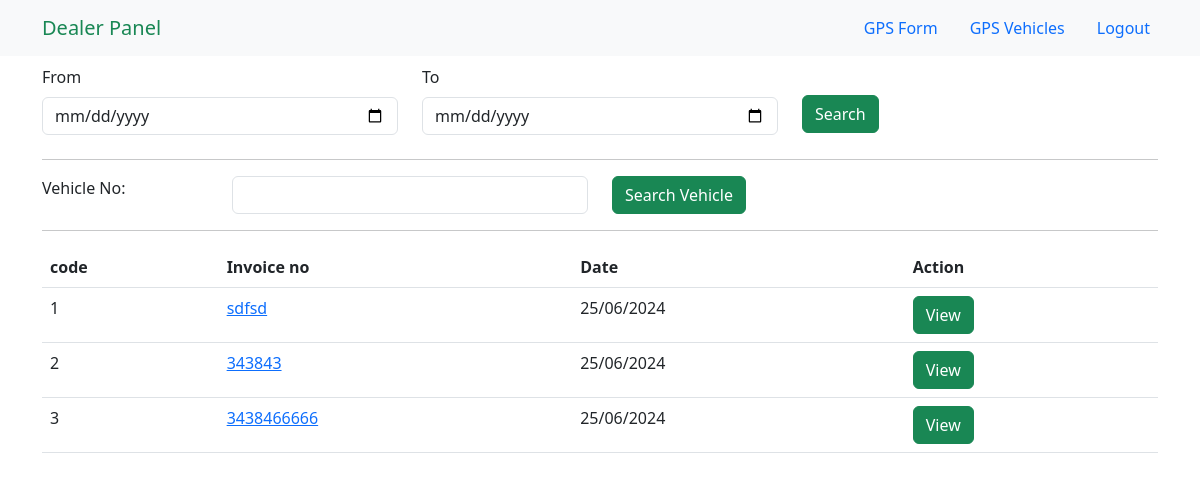
/gps_search/, run on the app's committed database.
### rtoapp/models.py (models this page shows)
class gpsVehicle(models.Model):
    invoice_no = models.CharField(max_length=100)
    gps_serial_no = models.CharField(max_length=100)
    gps_model = models.CharField(max_length=100)
    registration_date = models.DateField()
    engine_no = models.CharField(max_length=100)
    network = models.CharField(max_length=100)
    vehicle_make = models.CharField(max_length=100)
    vehicle_model = models.CharField(max_length=100)
    registration_no = models.CharField(max_length=100)
    chassis_no = models.CharField(max_length=100)
    dealer = models.CharField(max_length=100)
    location_primary = models.CharField(max_length=100)
    customer_name = models.CharField(max_length=100)
    customer_address = models.CharField(max_length=100)
    location_secondary = models.CharField(max_length=100)
    mobile_no = models.CharField(max_length=100)
    created_at = models.DateTimeField(auto_now_add=True)

### rtoapp/views.py (the view)
# urls.py: path('gps_search/', views.gps_search, name='gps_search'),
def gps_search(request):
    if request.method == 'POST':
        from_date = request.POST.get('from_date')
        to_date = request.POST.get('to_date')
        vecregno = request.POST.get('vecregno')
        gps_vehicles = gpsVehicle.objects.all()
        if from_date and to_date:
            gps_vehicles = gps_vehicles.filter(created_at__gte=from_date, created_at__lte=to_date)
        if vecregno:
            gps_vehicles = gps_vehicles.filter(registration_no__icontains=vecregno)
        return render(request, 'gps_search.html', {'gps_vehicles': gps_vehicles})
    else:
        gps_vehicles = gpsVehicle.objects.all()
        return render(request, 'gps_search.html', {'gps_vehicles': gps_vehicles})

### templates/gps_search.html (shortened to what this page needs)
{% extends 'base.html' %}
{% load static %}
{% block link %} {% static 'css/search.css' %} {% endblock link %}
{% block navbar %}
{% include 'nav.html' %}
{% endblock navbar %}
{% block content %}
<body data-aos-easing="ease-in-out" data-aos-duration="1000" data-aos-delay="0">
    <main id="main" class="mt-5">
        <section class="inner-page">
            <div class="container">
                <form action="" method="post">
                    <div class="row">
                        <div class="col-md-4 col-sm-6 mb-2">
                            <label for="from_date" class="form-label">From</label>
                            <input type="date" name="from_date" id="from_date" class="form-control" value="">
                        </div>
                        <div class="col-md-4 col-sm-6 mb-2">
                            <label for="to_date" class="form-label">To</label>
                            <input type="date" name="to_date" id="to_date" class="form-control" value="">
                        </div>
                        <div class="col-md-4 col-sm-12 text-center text-sm-start" style="margin-top:30px;">
                            <input type="submit" class="btn btn-success" value="Search">
                        </div>
                    </div>
                </form>
                <hr>
                <form action="" method="post">
                    <div class="row">
                        <div class="col-lg-2">Vehicle No:</div>
                        <div class="col-lg-4 col-md-6"> <input name="vecregno" class="form-control" value=""></div>
                        <div class="col-lg-6 col-md-6 mt-2 mt-md-0"> <input type="submit" class="btn btn-success"
                                value="Search Vehicle">
                        </div>
                    </div>
                </form>
                <hr>
                <div id="table_wrapper" class="dataTables_wrapper no-footer etxt-center">
                    {% if gps_vehicles %}
                    <table class="table dataTable no-footer" id="table" aria-describedby="table_info">
                        <thead>
                            <tr>
                                <th class="sorting sorting_asc" tabindex="0" aria-controls="table" rowspan="1"
                                    colspan="1" aria-sort="ascending" aria-label="
                code
            : activate to sort column descending" style="width: 38.9px;">
                                    code
                                </th>
                                <th class="sorting" tabindex="0" aria-controls="table" rowspan="1" colspan="1"
                                    aria-label="
                Vehicle No
            : activate to sort column ascending" style="width: 81.175px;">
                                    Invoice no
                                </th>
                                <th class="sorting" tabindex="0" aria-controls="table" rowspan="1" colspan="1"
                                    aria-label="
                Date
            : activate to sort column ascending" style="width: 68.925px;">
                                    Date
                                </th>
                                <th class="sorting" tabindex="0" aria-controls="table" rowspan="1" colspan="1"
                                    aria-label="Action: activate to sort column ascending" style="width: 51.575px;">
                                    Action</th>
                            </tr>
                        </thead>
                        <tbody>
                            {% for gps_vehicle in gps_vehicles %}
                            <tr>
                                <td>{{gps_vehicle.id}}</td>
                                <td><a href="{% url 'gps_certificate' gps_vehicle.id %}">{{gps_vehicle.invoice_no}}</a></td>
                                <td>{{ gps_vehicle.created_at|date:"d/m/Y" }}</td>
                                <td><a class="btn btn-success" href="{% url 'gps_certificate' gps_vehicle.id %}">View</a></td>
                            </tr>
                            {% endfor %}
                        </tbody>
                    </table>
                    {% else %}
                    <p>No vehicles found.</p>
                    {% endif %}
                </div>
            </div>
        </section>
    </main>
    {% endblock content %}

### data on the page
gpsVehicle: id "1", invoice_no "sdfsd", created_at "25/06/2024"
gpsVehicle: id "2", invoice_no "343843", created_at "25/06/2024"
gpsVehicle: id "3", invoice_no "3438466666", created_at "25/06/2024"
